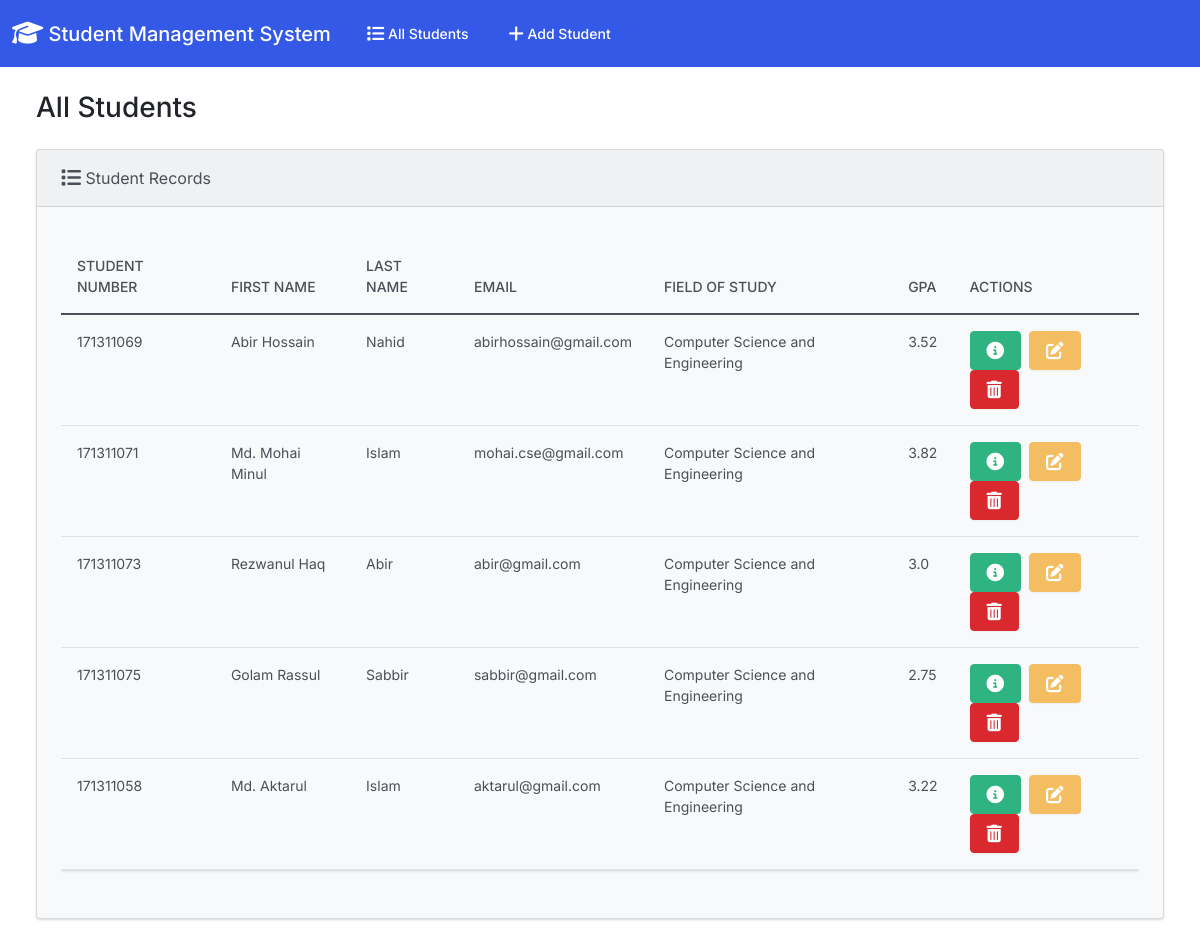
The page / on the database its author committed.
### student_info/models.py (models this page shows, shortened)
class Student(models.Model):
  student_number = models.PositiveIntegerField()
  first_name = models.CharField(max_length=50)
  last_name = models.CharField(max_length=50)
  email = models.EmailField(max_length=100)
  field_of_study = models.CharField(max_length=50)
  gpa = models.FloatField()

### student_info/views.py (the view)
# urls.py: path('', views.index, name='index'),
def index(request):
  return render(request, 'student_info/index.html', {
    'student_info': Student.objects.all()
  })

### student_info/templates/student_info/index.html (shortened to what this page needs)
{% extends "student_info/base.html" %}
{% block body %}
<h3 class="m-4">All Students</h3>
<div class="row">
  <div class="col-12">
    {% if student_info %}
    <div class="card bg-light ms-4 me-4 mb-4">
      <div class="card-header">
        <i class="fa-solid fa-list fa-lg"></i> Student Records
      </div>
      <div class="card-body">
        <p class="card-text">
          <div class="table-responsive">
            <table class="table table-hover">
              <thead>
                <tr>
                  <th scope="col">Student Number</th>
                  <th scope="col">First Name</th>
                  <th scope="col">Last Name</th>
                  <th scope="col">Email</th>
                  <th scope="col">Field of Study</th>
                  <th scope="col">GPA</th>
                  <th scope="col">Actions</th>
                </tr>
              </thead>
              <tbody>
                {% for student in student_info %}
                  <tr>
                    <td>{{ student.student_number }}</td>
                    <td>{{ student.first_name }}</td>
                    <td>{{ student.last_name }}</td>
                    <td>{{ student.email }}</td>
                    <td>{{ student.field_of_study }}</td>
                    <td>{{ student.gpa }}</td>
                    <td>
                      <button type="button" class="btn btn-success me-1" href="{% url 'view_student' student.id %}" data-bs-toggle="modal" data-bs-target="#myModal{{student.id}}">
                      </button>
                      <a class="btn btn-warning me-1" href="{% url 'edit' student.id %}">
                      </a>
                      <button type="button" class="btn btn-danger" data-bs-toggle="modal" data-bs-target="#delete{{student.id}}">
                      </button>
                    </td>
                  </tr>
                {% endfor %}
              </tbody>
            </table>
          </div>
        </p>
      </div>
    </div>
    {% else %}
      <h5 class="alert alert-primary ms-4 me-4">No Student Records</h5>
    {% endif %}
  </div>
</div>
{% endblock %}

### student_info/templates/student_info/base.html (shortened to what this page needs)
{% load static %}
<!DOCTYPE html>
<html lang="en">
  <head>
    <link rel="stylesheet" href="https://cdnjs.cloudflare.com/ajax/libs/font-awesome/6.1.1/css/all.min.css">
    <link href="{% static 'css/bootstrap.min.css' %}" rel="stylesheet">
  </head>
  <body class="d-flex flex-column min-vh-100">
    <nav class="navbar navbar-expand-lg navbar-dark bg-primary">
      <div class="container-fluid">
        <a class="navbar-brand" href="{% url 'index' %}">
          <i class="fa-solid fa-graduation-cap fa-lg"></i> Student Management System
        </a>
        <div class="collapse navbar-collapse" id="navbarColor01">
          <ul class="navbar-nav me-auto">
            <li class="nav-item">
              <a class="nav-link" href="{% url 'index' %}">
                 All Students
              </a>
            </li>
            <li class="nav-item">
              <a class="nav-link" href="{% url 'add' %}">
                 Add Student
              </a>
            </li>
          </ul>
        </div>
      </div>
    </nav>
    <div class="container-fluid">
      {% block body %}
      {% endblock %}
    </div>
  </body>
</html>

### rows shown on the page
Student: student_number "171311069", first_name "Abir Hossain", last_name "Nahid", email "abirhossain@gmail.com", field_of_study "Computer Science and Engineering", gpa "3.52"
Student: student_number "171311071", first_name "Md. Mohai Minul", last_name "Islam", email "mohai.cse@gmail.com", field_of_study "Computer Science and Engineering", gpa "3.82"
Student: student_number "171311073", first_name "Rezwanul Haq", last_name "Abir", email "abir@gmail.com", field_of_study "Computer Science and Engineering", gpa "3.0"
Student: student_number "171311075", first_name "Golam Rassul", last_name "Sabbir", email "sabbir@gmail.com", field_of_study "Computer Science and Engineering", gpa "2.75"
Student: student_number "171311058", first_name "Md. Aktarul", last_name "Islam", email "aktarul@gmail.com", field_of_study "Computer Science and Engineering", gpa "3.22"
